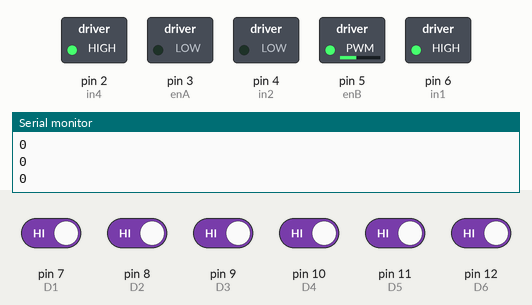
Recording of a sketch running on a simulated Arduino Uno, built with avr-gcc and run on an emulated ATmega328P. On the bench: switched loads named in the sketch (green lamp = pin HIGH), the last lines printed to the serial monitor. Inputs (shaded band) come from the test bench; at power-on: pin 7 (D1), pin 8 (D2), pin 9 (D3), pin 10 (D4), pin 11 (D5), pin 12 (D6) HIGH.

Above: at 2.2 s.
2.3 s: pin 8 (D2) driven LOW
At 3.5 s:
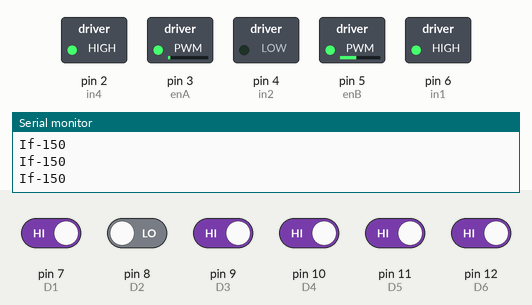
3.8 s: pin 7 (D1) driven LOW
At 4.4 s:
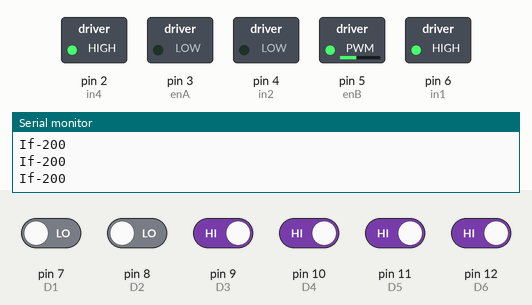
5.3 s: pin 10 (D4) driven LOW
At 6.0 s:
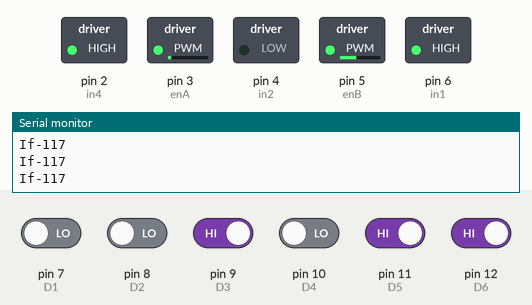
6.8 s: pin 9 (D3) driven LOW
At 7.1 s:
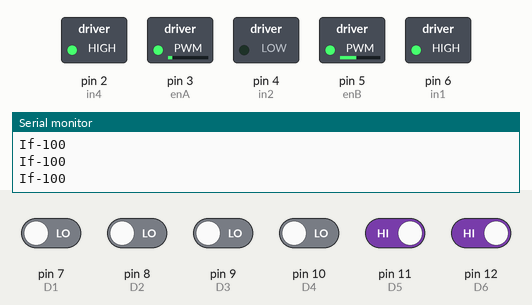
9.8 s: pin 11 (D5) driven LOW
At 10.6 s:
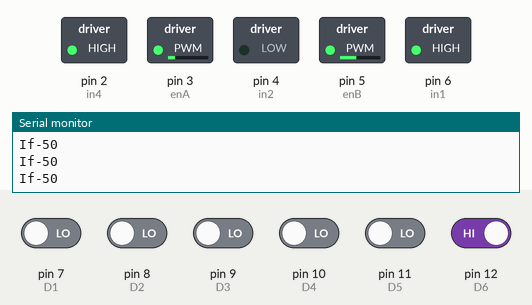
11.3 s: pin 12 (D6) driven LOW
At 11.6 s:
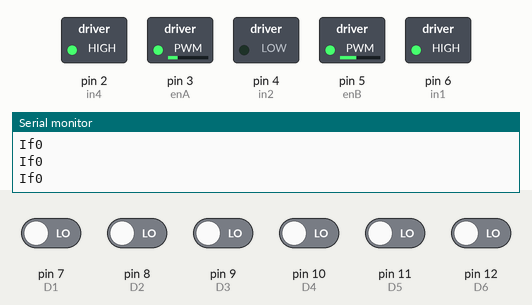
Timing chart, 0 to 13.8 s (numbered marks = the images above; inputs shaded):
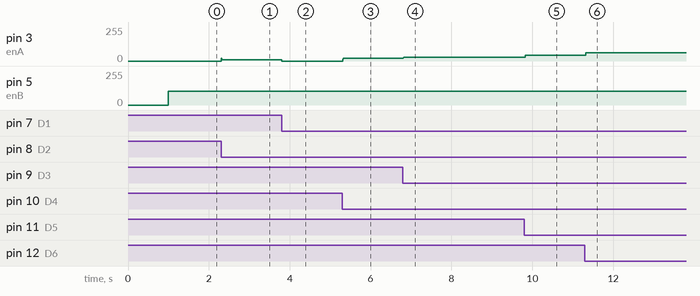

The sketch:

raceist.ino
```cpp
// motor one
int enA = 3; //right
int in1 = 6;
int in2 = 4;
// motor two
int enB = 5; //left
int in3 = 1;
int in4 = 2;

int D1 = 7;
int D2 = 8;
int D3 = 9;
int D4 = 10;
int D5 = 11;
int D6 = 12;
float kp=1.4;
float kd=0.32;
int lerror=0;
int error=0;
int RS,LS;
void setup()                    // run once, when the sketch starts
{
 Serial.begin(9600);            // set the baud rate to 9600, same should be of your Serial Monitor
 pinMode(enA, OUTPUT);
 pinMode(enB, OUTPUT);
 pinMode(in1, OUTPUT);
 pinMode(in2, OUTPUT);
 pinMode(in3, OUTPUT);
 pinMode(in4, OUTPUT);

 pinMode(D1, INPUT);
 pinMode(D2, INPUT);
 pinMode(D3, INPUT);
 pinMode(D4, INPUT);
 pinMode(D5, INPUT);
 pinMode(D6, INPUT);
  digitalWrite(in1, HIGH);
  digitalWrite(in2, LOW);
  digitalWrite(in4, HIGH);
  digitalWrite(in3, LOW);
 delay(1000);
}


void loop()
{
  int detect1 = digitalRead(D1);
  int detect2 = digitalRead(D2);
  int detect3 = digitalRead(D3);
  int detect4 = digitalRead(D4);
  int detect5 = digitalRead(D5);
  int detect6 = digitalRead(D6);
  //int detect7 = digitalRead(D7);

  int pos=0;
  detect1=1-detect1;
  detect2=1-detect2;
  detect3=1-detect3;
  detect4=1-detect4;
  detect5=1-detect5;
  detect6=1-detect6;
  if(!(detect1 == 0 && detect2 == 0 && detect3 == 0 && detect4 == 0 && detect5 == 0 && detect6 == 0))
  {
    Serial.print("If");
    pos=(0*detect1+100*detect2+200*detect3+300*detect4+400*detect5+500*detect6)/(detect1+detect2+detect3+detect4+detect5+detect6);
  error=pos-250;
  float change= kp* error - kd*(error-lerror);
  lerror=error;
   RS=255 + (int)change;
   LS=255 - (int)change;
 Serial.println(error);
  if(RS>255) RS=255;
  if(LS>255) LS=255;
  if(RS<0) RS=0;
  if(LS<0) LS=0;
   LS*=0.4;
   RS*=0.4;

   RS*=0.6;
  analogWrite(enA, RS);
  analogWrite(enB, LS);
  }
  else
  {
    float change;
  if(lerror>0)
    {
     change=255;
      }
  else
    {
    change=-255;
      }
    RS=255 + (int)change;
   LS=255 - (int)change;
 Serial.println(error);
  if(RS>255) RS=255;
  if(LS>255) LS=255;
  if(RS<0) RS=0;
  if(LS<0) LS=0;
   LS*=0.4;
   RS*=0.4;

   RS*=0.6;
  analogWrite(enA, RS);
  analogWrite(enB, LS);
  }
}
```

Measured:
- after the input at 2.3 s, pin 3 (enA): 0/255 → 10/255 at once
- after the input at 3.8 s, pin 3 (enA): 10/255 → 0/255 at once
- after the input at 5.3 s, pin 3 (enA): 0/255 → 21/255 at once
- after the input at 6.8 s, pin 3 (enA): 21/255 → 27/255 at once
- after the input at 9.8 s, pin 3 (enA): 27/255 → 44/255 at once
- after the input at 11.3 s, pin 3 (enA): 44/255 → 61/255 at once
